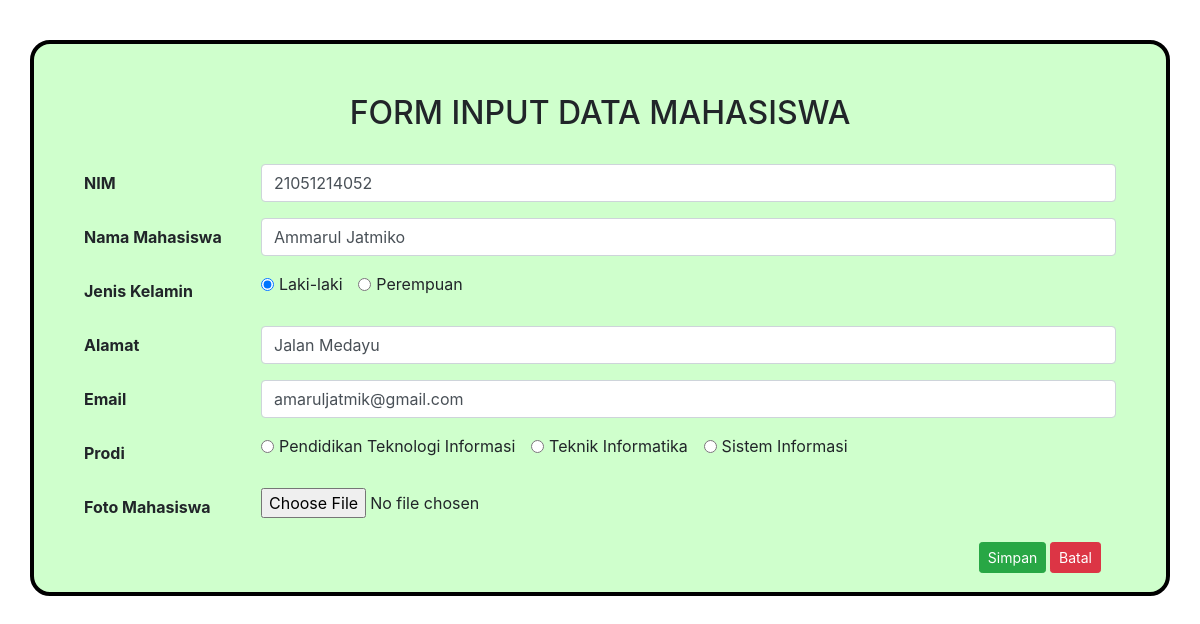
The app's page /data.php?edit=6, older data.
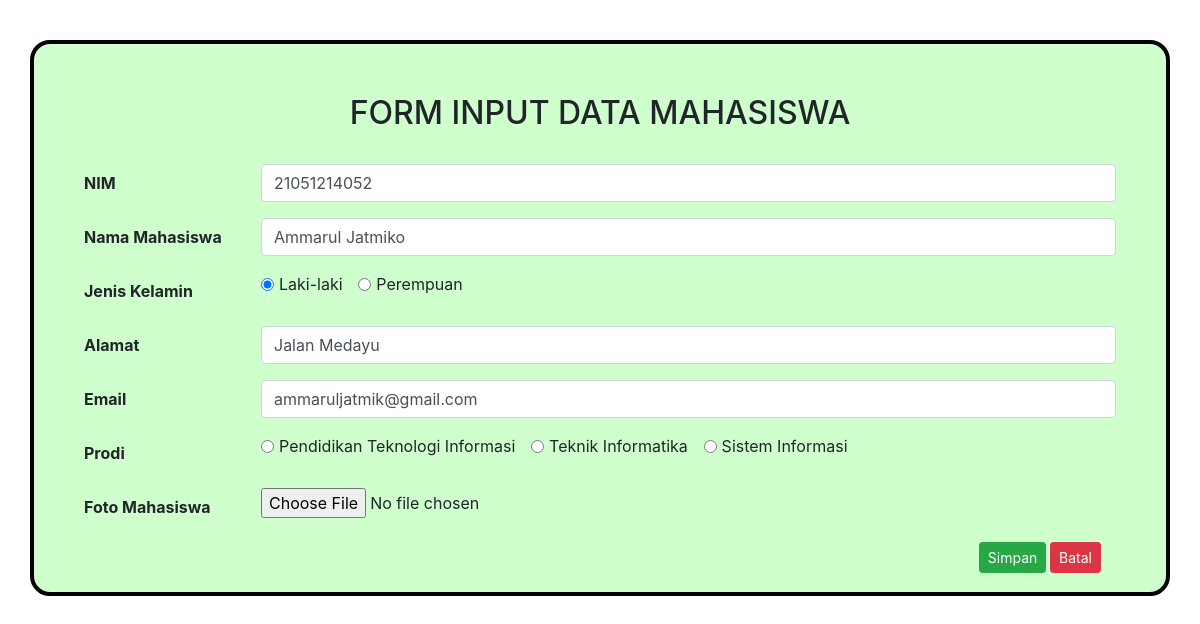
The same page, newer data.
### tables this page shows
CREATE TABLE `mahasiswa` (
  `id` int(11) NOT NULL,
  `nim` char(11) NOT NULL,
  `namamhs` varchar(100) NOT NULL,
  `jk` enum('L','P') NOT NULL,
  `alamat` varchar(100) NOT NULL,
  `email` varchar(50) NOT NULL,
  `foto` varchar(50) NOT NULL,
  `prodi` varchar(15) NOT NULL
);

### data.php (the view, shortened to what the changed rows need)
<?php
$nim = '';
$namamhs = '';
$jeniskelamin = '';
$alamat = '';
$email = '';
$prodi = '';
if (isset($_GET['edit']))
{
    $id = $_GET['edit'];
    $query = "SELECT * FROM mahasiswa WHERE id = '$id';";
    $sql = mysqli_query($conn, $query);
    $result = mysqli_fetch_assoc($sql);
    $nim = $result['nim'];
    $namamhs = $result['namamhs'];
    $jeniskelamin = $result['jk'];
    $alamat = $result['alamat'];
    $email = $result['email'];
    $prodi = $result['prodi'];
}
?>
<!DOCTYPE html>
<html>
<head>
    <link href="css/bootstrap.min.css" rel="stylesheet">
</head>
<body>
      <div class="container">
        <h2 class="text-center">FORM INPUT DATA MAHASISWA</h2>
        <br>
        <form method="POST" action="proses.php" class="font-weight-bold">
            <div class="mb-3 row">
                <div class="col-sm-10">
                    <input type="text" name="nim" class="form-control" id="Nim" placeholder="contoh: 21051214054" required value="<?php echo $nim; ?>">
                </div>
            </div>
            <div class="mb-3 row">
                <div class="col-sm-10">
                    <input type="text" name="namamhs" class="form-control" id="Namamhs" placeholder="contoh: M. Alfan" required value="<?php echo $namamhs; ?>">
                </div>
            </div>
            <div class="mb-3 row">
                <div class="col-sm-10">
                    <div class="form-check form-check-inline font-weight-normal">
                        <input class="form-check-input" type="radio" name="jk" id="laki-laki" required value="L" <?php if($jeniskelamin=="L") {
                            echo "checked=\"checked\" ";} ?>>
                        <label class="form-check-label" for="laki-laki">Laki-laki</label>
                    </div>
                    <div class="form-check form-check-inline font-weight-normal">
                        <input class="form-check-input" type="radio" name="jk" id="perempuan" required value="P" <?php if($jeniskelamin=="P") {
                            echo "checked=\"checked\" ";} ?>>
                        <label class="form-check-label" for="perempuan">Perempuan</label>
                    </div>
                </div>
            </div>
            <div class="mb-3 row">
                <div class="col-sm-10">
                    <input type="text"  name="alamat" class="form-control" id="Alamat" placeholder="Contoh: JL. Kalianak Timur" required value="<?php echo $alamat; ?>">
                </div>
            </div>
            <div class="mb-3 row">
                <div class="col-sm-10">
                  <input type="email" name="email" class="form-control" id="Email" placeholder="contoh: nama@mhs.unesa.ac.id" required value="<?php echo $email; ?>">
                </div>
            </div>
            <div class="mb-3 row">
                <div class="col-sm-10">
                    <div class="form-check form-check-inline font-weight-normal">
                        <input class="form-check-input" type="radio" name="prodi" id="PendidikanTeknologiInformasi" required value=" S1 PTI " <?php if($prodi==" S1 PTI ") {
                            echo "checked=\"checked\" ";} ?>>
                        <label class="form-check-label" for="PendidikanTeknologiInformasi">Pendidikan Teknologi Informasi</label>
                    </div>
                    <div class="form-check form-check-inline font-weight-normal">
                        <input class="form-check-input" type="radio" name="prodi" id="TeknikInformatika" required value=" S1 TI " <?php if($jeniskelamin==" S1 TI ") {
                            echo "checked=\"checked\" ";} ?>>
                        <label class="form-check-label" for="TeknikInformatika">Teknik Informatika</label>
                    </div>
                    <div class="form-check form-check-inline font-weight-normal">
                        <input class="form-check-input" type="radio" name="prodi" id="SistemInformasi" required value=" S1 SI " <?php if($jeniskelamin==" S1 SI ") {
                            echo "checked=\"checked\" ";} ?>>
                        <label class="form-check-label" for="SistemInformasi">Sistem Informasi</label>
                    </div>
                </div>
            </div>
        </form>
</body>
</html>

Row changes from the older to the newer data that the page shows:
changed mahasiswa "Ammarul Jatmiko": email "amaruljatmik@gmail.com" → "ammaruljatmik@gmail.com"
